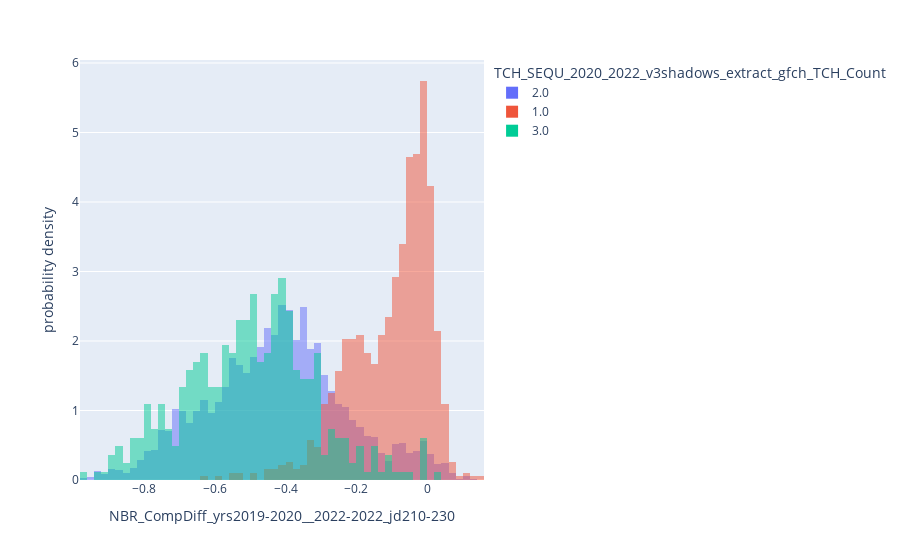
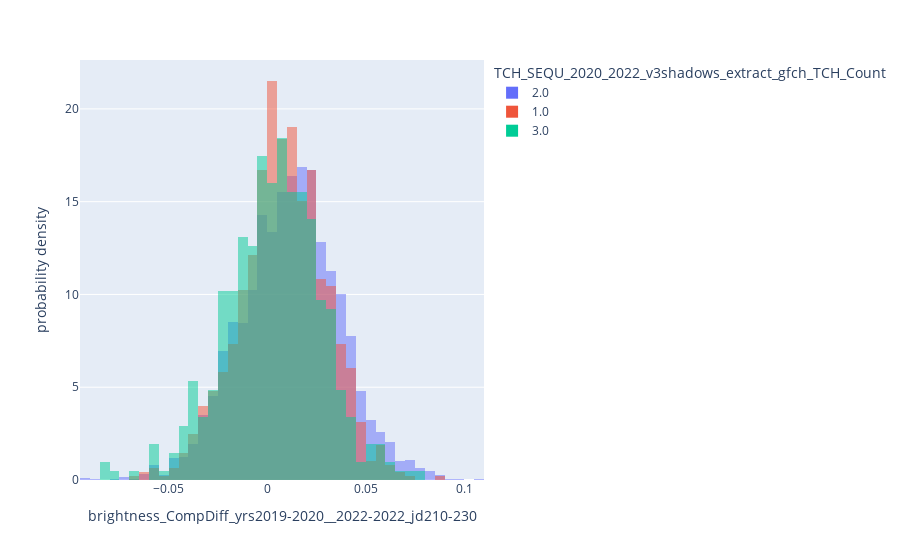
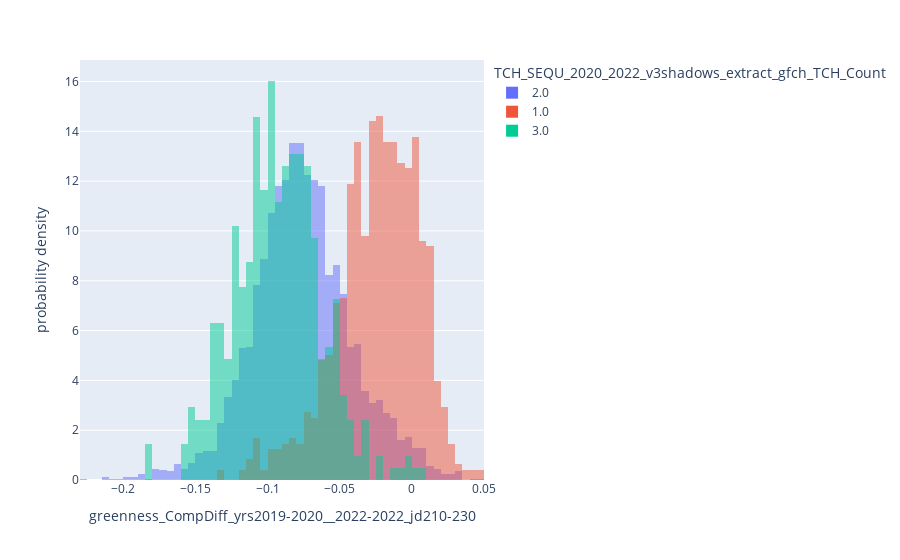
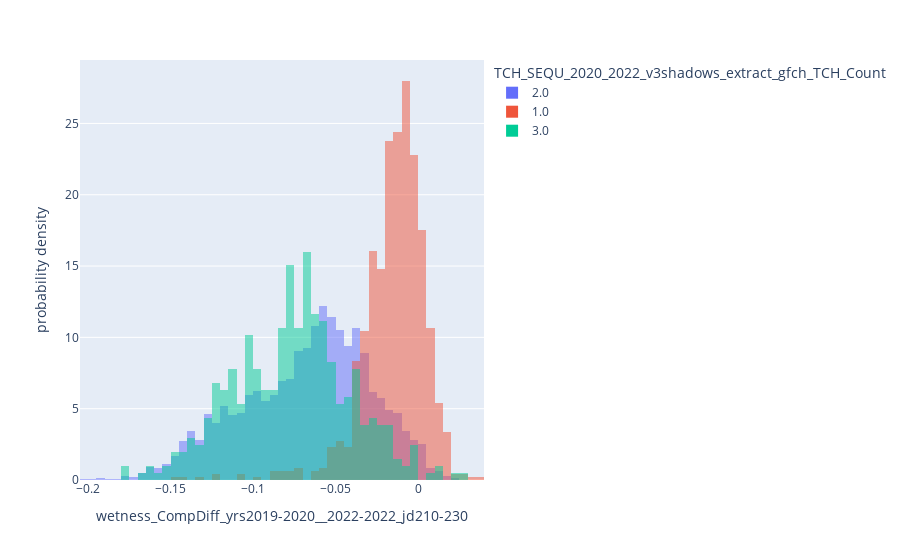

Notebook code for these charts, in order:
### Code cell
import plotly.express as px
t = pd.read_csv(random_sample_out_csv)
# display(t)
# plt.ion()
category_col = 'TCH_SEQU_2020_2022_v3shadows_extract_gfch_TCH_Count'
t=t[t[category_col]!=4]
seaborn.set_palette(['#00BFA5','#FF834C','#968B83','#F20']) #seaborn.color_palette("husl", 8))
# print(t.columns)

# seaborn.countplot(x=t[category_col])
# columns = t.columns
# waterColumn = 'Water_Transition_{}-{}'.format(preYear,postYear)
# print(t[waterColumn])
for plotBandName in ['NBR','brightness','greenness','wetness']:
    diffColumn = '{}_CompDiff_yrs{}-{}__{}-{}_jd{}-{}'.format(plotBandName,preStartYear,preEndYear,postStartYear,postEndYear,startJulian,endJulian)
    zColumn = '{}_Z_yrs{}-{}__{}-{}_jd{}-{}'.format(plotBandName,preStartYear,preEndYear,postStartYear,postEndYear,startJulian,endJulian)
# #     print(diffColumn)
#     t.hist(column = diffColumn, bins = 40, color = 'teal', alpha = 0.5)

# plt.show()
#     preColumn = '{}_yr{}_jd{}-{}'.format(plotBandName,preYear,startJulian,endJulian)
#     postColumn = '{}_yr{}_jd{}-{}'.format(plotBandName,postYear,startJulian,endJulian)
   
#     # display(t)
    
    

#     # fig, ax = plt.subplots()
#     seaborn.lmplot(x=preColumn,y=postColumn,data=t,hue=waterColumn,scatter_kws={'alpha':0.1})
#     # scat = ax.scatter(t[preColumn],t[postColumn],c=t[waterColumn],alpha=0.1)
#     # ax.set_xlabel(preColumn)
#     # ax.set_ylabel(postColumn)
#     # plt.legend(loc='upper left')                                                                                                                                                                                                                                                                                                                                                                                                             
#     # plt.show()

    # fig,ax=plt.subplots()
    # seaborn.violinplot(x =category_col,y =diffColumn,data = t,ax=ax)
    # fig,ax=plt.subplots()
    # seaborn.violinplot(x =category_col,y =zColumn,data = t,ax=ax)
    
    
# print(t.columns)

    display(px.histogram(data_frame=t, color=category_col, nbins=100,x=diffColumn,barmode='overlay',histnorm='probability density'))
    # display(px.histogram(data_frame=t, color=category_col, nbins=100,x=zColumn,barmode='overlay'))

### Figure 1 — Plotly figure (JSON) as saved in the notebook; plotly's stock layout.template omitted (floating-point values rounded to 4 significant figures; data arrays with more than 128 entries replaced by an {"elided": "..."} marker saying what was removed)
{"data": [{"alignmentgroup": "True", "bingroup": "x", "histnorm": "probability density", "hovertemplate": "TCH_SEQU_2020_2022_v3shadows_extract_gfch_TCH_Count=2.0<br>NBR_CompDiff_yrs2019-2020__2022-2022_jd210-230=%{x}<br>probability density=%{y}<extra></extra>", "legendgroup": "2.0", "marker": {"color": "#636efa", "opacity": 0.5, "pattern": {"shape": ""}}, "name": "2.0", "nbinsx": 100, "offsetgroup": "2.0", "orientation": "v", "showlegend": true, "type": "histogram", "x": {"elided": "3474 float values"}, "xaxis": "x", "yaxis": "y"}, {"alignmentgroup": "True", "bingroup": "x", "histnorm": "probability density", "hovertemplate": "TCH_SEQU_2020_2022_v3shadows_extract_gfch_TCH_Count=1.0<br>NBR_CompDiff_yrs2019-2020__2022-2022_jd210-230=%{x}<br>probability density=%{y}<extra></extra>", "legendgroup": "1.0", "marker": {"color": "#EF553B", "opacity": 0.5, "pattern": {"shape": ""}}, "name": "1.0", "nbinsx": 100, "offsetgroup": "1.0", "orientation": "v", "showlegend": true, "type": "histogram", "x": {"elided": "958 float values"}, "xaxis": "x", "yaxis": "y"}, {"alignmentgroup": "True", "bingroup": "x", "histnorm": "probability density", "hovertemplate": "TCH_SEQU_2020_2022_v3shadows_extract_gfch_TCH_Count=3.0<br>NBR_CompDiff_yrs2019-2020__2022-2022_jd210-230=%{x}<br>probability density=%{y}<extra></extra>", "legendgroup": "3.0", "marker": {"color": "#00cc96", "opacity": 0.5, "pattern": {"shape": ""}}, "name": "3.0", "nbinsx": 100, "offsetgroup": "3.0", "orientation": "v", "showlegend": true, "type": "histogram", "x": {"elided": "412 float values"}, "xaxis": "x", "yaxis": "y"}], "layout": {"barmode": "overlay", "legend": {"title": {"text": "TCH_SEQU_2020_2022_v3shadows_extract_gfch_TCH_Count"}, "tracegroupgap": 0}, "margin": {"t": 60}, "xaxis": {"anchor": "y", "domain": [0, 1], "title": {"text": "NBR_CompDiff_yrs2019-2020__2022-2022_jd210-230"}}, "yaxis": {"anchor": "x", "domain": [0, 1], "title": {"text": "probability density"}}}}

### Figure 2 — Plotly figure (JSON) as saved in the notebook; plotly's stock layout.template omitted (floating-point values rounded to 4 significant figures; data arrays with more than 128 entries replaced by an {"elided": "..."} marker saying what was removed)
{"data": [{"alignmentgroup": "True", "bingroup": "x", "histnorm": "probability density", "hovertemplate": "TCH_SEQU_2020_2022_v3shadows_extract_gfch_TCH_Count=2.0<br>brightness_CompDiff_yrs2019-2020__2022-2022_jd210-230=%{x}<br>probability density=%{y}<extra></extra>", "legendgroup": "2.0", "marker": {"color": "#636efa", "opacity": 0.5, "pattern": {"shape": ""}}, "name": "2.0", "nbinsx": 100, "offsetgroup": "2.0", "orientation": "v", "showlegend": true, "type": "histogram", "x": {"elided": "3474 float values"}, "xaxis": "x", "yaxis": "y"}, {"alignmentgroup": "True", "bingroup": "x", "histnorm": "probability density", "hovertemplate": "TCH_SEQU_2020_2022_v3shadows_extract_gfch_TCH_Count=1.0<br>brightness_CompDiff_yrs2019-2020__2022-2022_jd210-230=%{x}<br>probability density=%{y}<extra></extra>", "legendgroup": "1.0", "marker": {"color": "#EF553B", "opacity": 0.5, "pattern": {"shape": ""}}, "name": "1.0", "nbinsx": 100, "offsetgroup": "1.0", "orientation": "v", "showlegend": true, "type": "histogram", "x": {"elided": "958 float values"}, "xaxis": "x", "yaxis": "y"}, {"alignmentgroup": "True", "bingroup": "x", "histnorm": "probability density", "hovertemplate": "TCH_SEQU_2020_2022_v3shadows_extract_gfch_TCH_Count=3.0<br>brightness_CompDiff_yrs2019-2020__2022-2022_jd210-230=%{x}<br>probability density=%{y}<extra></extra>", "legendgroup": "3.0", "marker": {"color": "#00cc96", "opacity": 0.5, "pattern": {"shape": ""}}, "name": "3.0", "nbinsx": 100, "offsetgroup": "3.0", "orientation": "v", "showlegend": true, "type": "histogram", "x": {"elided": "412 float values"}, "xaxis": "x", "yaxis": "y"}], "layout": {"barmode": "overlay", "legend": {"title": {"text": "TCH_SEQU_2020_2022_v3shadows_extract_gfch_TCH_Count"}, "tracegroupgap": 0}, "margin": {"t": 60}, "xaxis": {"anchor": "y", "domain": [0, 1], "title": {"text": "brightness_CompDiff_yrs2019-2020__2022-2022_jd210-230"}}, "yaxis": {"anchor": "x", "domain": [0, 1], "title": {"text": "probability density"}}}}

### Figure 3 — Plotly figure (JSON) as saved in the notebook; plotly's stock layout.template omitted (floating-point values rounded to 4 significant figures; data arrays with more than 128 entries replaced by an {"elided": "..."} marker saying what was removed)
{"data": [{"alignmentgroup": "True", "bingroup": "x", "histnorm": "probability density", "hovertemplate": "TCH_SEQU_2020_2022_v3shadows_extract_gfch_TCH_Count=2.0<br>greenness_CompDiff_yrs2019-2020__2022-2022_jd210-230=%{x}<br>probability density=%{y}<extra></extra>", "legendgroup": "2.0", "marker": {"color": "#636efa", "opacity": 0.5, "pattern": {"shape": ""}}, "name": "2.0", "nbinsx": 100, "offsetgroup": "2.0", "orientation": "v", "showlegend": true, "type": "histogram", "x": {"elided": "3474 float values"}, "xaxis": "x", "yaxis": "y"}, {"alignmentgroup": "True", "bingroup": "x", "histnorm": "probability density", "hovertemplate": "TCH_SEQU_2020_2022_v3shadows_extract_gfch_TCH_Count=1.0<br>greenness_CompDiff_yrs2019-2020__2022-2022_jd210-230=%{x}<br>probability density=%{y}<extra></extra>", "legendgroup": "1.0", "marker": {"color": "#EF553B", "opacity": 0.5, "pattern": {"shape": ""}}, "name": "1.0", "nbinsx": 100, "offsetgroup": "1.0", "orientation": "v", "showlegend": true, "type": "histogram", "x": {"elided": "958 float values"}, "xaxis": "x", "yaxis": "y"}, {"alignmentgroup": "True", "bingroup": "x", "histnorm": "probability density", "hovertemplate": "TCH_SEQU_2020_2022_v3shadows_extract_gfch_TCH_Count=3.0<br>greenness_CompDiff_yrs2019-2020__2022-2022_jd210-230=%{x}<br>probability density=%{y}<extra></extra>", "legendgroup": "3.0", "marker": {"color": "#00cc96", "opacity": 0.5, "pattern": {"shape": ""}}, "name": "3.0", "nbinsx": 100, "offsetgroup": "3.0", "orientation": "v", "showlegend": true, "type": "histogram", "x": {"elided": "412 float values"}, "xaxis": "x", "yaxis": "y"}], "layout": {"barmode": "overlay", "legend": {"title": {"text": "TCH_SEQU_2020_2022_v3shadows_extract_gfch_TCH_Count"}, "tracegroupgap": 0}, "margin": {"t": 60}, "xaxis": {"anchor": "y", "domain": [0, 1], "title": {"text": "greenness_CompDiff_yrs2019-2020__2022-2022_jd210-230"}}, "yaxis": {"anchor": "x", "domain": [0, 1], "title": {"text": "probability density"}}}}

### Figure 4 — Plotly figure (JSON) as saved in the notebook; plotly's stock layout.template omitted (floating-point values rounded to 4 significant figures; data arrays with more than 128 entries replaced by an {"elided": "..."} marker saying what was removed)
{"data": [{"alignmentgroup": "True", "bingroup": "x", "histnorm": "probability density", "hovertemplate": "TCH_SEQU_2020_2022_v3shadows_extract_gfch_TCH_Count=2.0<br>wetness_CompDiff_yrs2019-2020__2022-2022_jd210-230=%{x}<br>probability density=%{y}<extra></extra>", "legendgroup": "2.0", "marker": {"color": "#636efa", "opacity": 0.5, "pattern": {"shape": ""}}, "name": "2.0", "nbinsx": 100, "offsetgroup": "2.0", "orientation": "v", "showlegend": true, "type": "histogram", "x": {"elided": "3474 float values"}, "xaxis": "x", "yaxis": "y"}, {"alignmentgroup": "True", "bingroup": "x", "histnorm": "probability density", "hovertemplate": "TCH_SEQU_2020_2022_v3shadows_extract_gfch_TCH_Count=1.0<br>wetness_CompDiff_yrs2019-2020__2022-2022_jd210-230=%{x}<br>probability density=%{y}<extra></extra>", "legendgroup": "1.0", "marker": {"color": "#EF553B", "opacity": 0.5, "pattern": {"shape": ""}}, "name": "1.0", "nbinsx": 100, "offsetgroup": "1.0", "orientation": "v", "showlegend": true, "type": "histogram", "x": {"elided": "958 float values"}, "xaxis": "x", "yaxis": "y"}, {"alignmentgroup": "True", "bingroup": "x", "histnorm": "probability density", "hovertemplate": "TCH_SEQU_2020_2022_v3shadows_extract_gfch_TCH_Count=3.0<br>wetness_CompDiff_yrs2019-2020__2022-2022_jd210-230=%{x}<br>probability density=%{y}<extra></extra>", "legendgroup": "3.0", "marker": {"color": "#00cc96", "opacity": 0.5, "pattern": {"shape": ""}}, "name": "3.0", "nbinsx": 100, "offsetgroup": "3.0", "orientation": "v", "showlegend": true, "type": "histogram", "x": {"elided": "412 float values"}, "xaxis": "x", "yaxis": "y"}], "layout": {"barmode": "overlay", "legend": {"title": {"text": "TCH_SEQU_2020_2022_v3shadows_extract_gfch_TCH_Count"}, "tracegroupgap": 0}, "margin": {"t": 60}, "xaxis": {"anchor": "y", "domain": [0, 1], "title": {"text": "wetness_CompDiff_yrs2019-2020__2022-2022_jd210-230"}}, "yaxis": {"anchor": "x", "domain": [0, 1], "title": {"text": "probability density"}}}}
